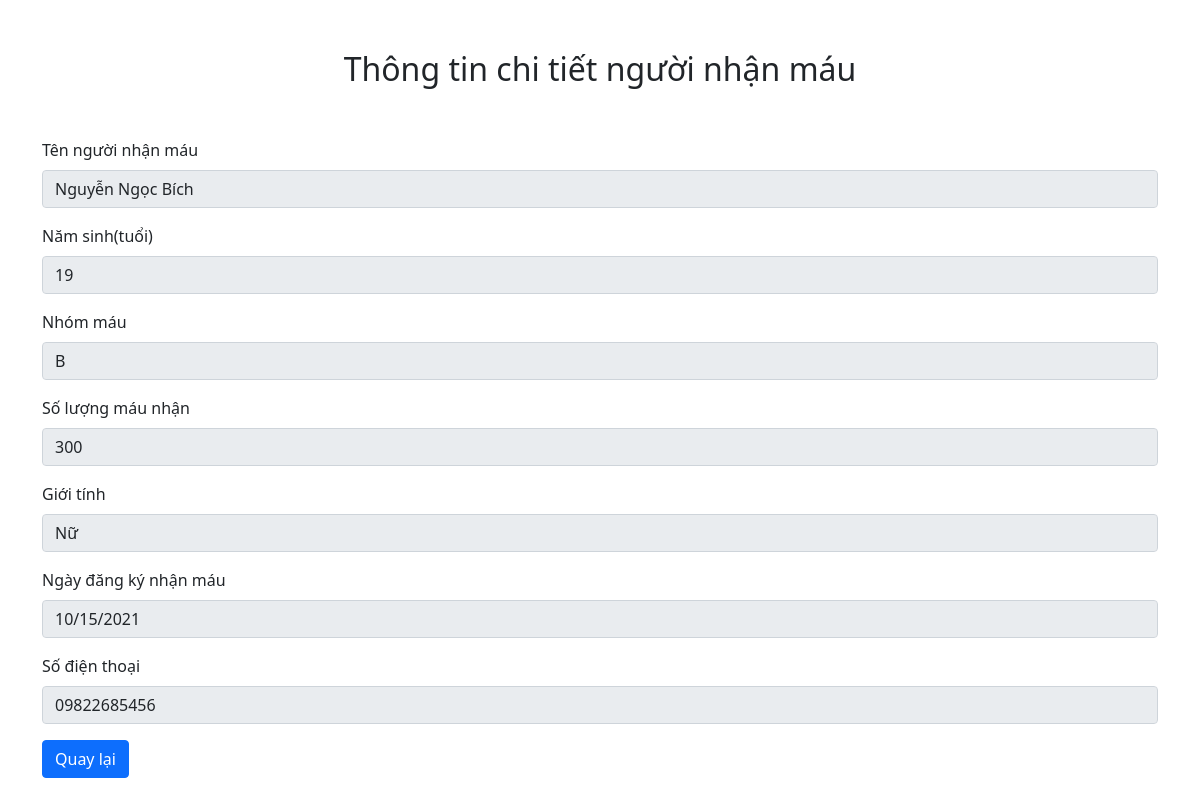
Screenshot of /view.php?reci_id=1 with the database file from the repository.
### tables this page shows
CREATE TABLE `recipient` (
  `reci_id` int(10) UNSIGNED NOT NULL,
  `reci_name` varchar(50) NOT NULL,
  `reci_age` int(11) DEFAULT NULL,
  `reci_bgrp` varchar(20) NOT NULL,
  `reci_bqnty` int(11) NOT NULL,
  `reci_sex` varchar(10) DEFAULT NULL,
  `reci_reg_date` date DEFAULT NULL,
  `reci_phno` varchar(15) DEFAULT NULL
);

### src/view.php (the view, shortened to what this page needs)
<!DOCTYPE html>
<html lang="en">
<head>
    <link rel="stylesheet" href="https://use.fontawesome.com/releases/v5.8.2/css/all.css" integrity="sha384-
    oS3vJWv+0UjzBfQzYUhtDYW+Pj2yciDJxpsK1OYPAYjqT085Qq/1cq5FLXAZQ7Ay">
    <link rel="stylesheet" href="https://pro.fontawesome.com/releases/v5.10.0/css/all.css" />
    <link href="https://cdn.jsdelivr.net/npm/bootstrap@5.1.1/dist/css/bootstrap.min.css" rel="stylesheet">
</head>
<body>
    <div class="container">
        <h2 style="text-align: center;margin-top : 50px">Thông tin chi tiết người nhận máu</h2>
        <?php
        $conn = mysqli_connect('localhost', 'root', '', 'blood_recipient');
        $reci_id = $_GET['reci_id'];
        $slt = mysqli_query($conn, "Select * from recipient where reci_id = '$reci_id'");
        if (mysqli_num_rows($slt) > 0) {
            $row = mysqli_fetch_assoc($slt);
        } else {
            header('index.php');
        }
        ?>
        <form action="" method="Post" style="margin-top: 50px;">
            <div class="mb-3">
                <label for="exampleInput" class="form-label">Tên người nhận máu</label>
                <input name="reci_name" value="<?php echo $row['reci_name'] ?>" type="text" class="form-control" id="exampleInput" readonly>
            </div>
            <div class="mb-3">
                <label for="exampleInput" class="form-label">Năm sinh(tuổi)</label>
                <input name="reci_age" value="<?php echo $row['reci_age'] ?>" type="text" class="form-control" id="exampleInput" readonly>
            </div>
            <div class="mb-3">
                <label for="exampleInput" class="form-label">Nhóm máu</label>
                <input name="reci_bgrp" value="<?php echo $row['reci_bgrp'] ?>" type="text" class="form-control" id="exampleInput" readonly>
            </div>
            <div class="mb-3">
                <label for="exampleInput" class="form-label">Số lượng máu nhận</label>
                <input name="reci_bqnty" value="<?php echo $row['reci_bqnty'] ?>" type="text" class="form-control" id="exampleInput" readonly>
            </div>
            <div class="mb-3">
                <label for="exampleInput" class="form-label">Giới tính</label>
                <input name="reci_sex" value="<?php echo $row['reci_sex'] ?>" type="text" class="form-control" id="exampleInput" readonly>
            </div>
            <div class="mb-3">
                <label for="exampleInput" class="form-label">Ngày đăng ký nhận máu</label>
                <input name="reci_reg_date" value="<?php echo $row['reci_reg_date'] ?>" type="date" class="form-control" id="exampleInput" readonly>
            </div>
            <div class="mb-3">
                <label for="exampleInput" class="form-label">Số điện thoại</label>
                <input name="reci_phno" value="<?php echo $row['reci_phno'] ?>" type="text" class="form-control" id="exampleInput" readonly>
            </div>
            <button type="submit" name="btn_return" class="btn btn-primary">Quay lại</button>
        </form>
    </div>
</body>
</html>

### rows the page displays
recipient: reci_name "Nguyễn Ngọc Bích", reci_age "19", reci_bgrp "B", reci_bqnty "300", reci_sex "Nữ", reci_reg_date "10/15/2021", reci_phno "09822685456"
